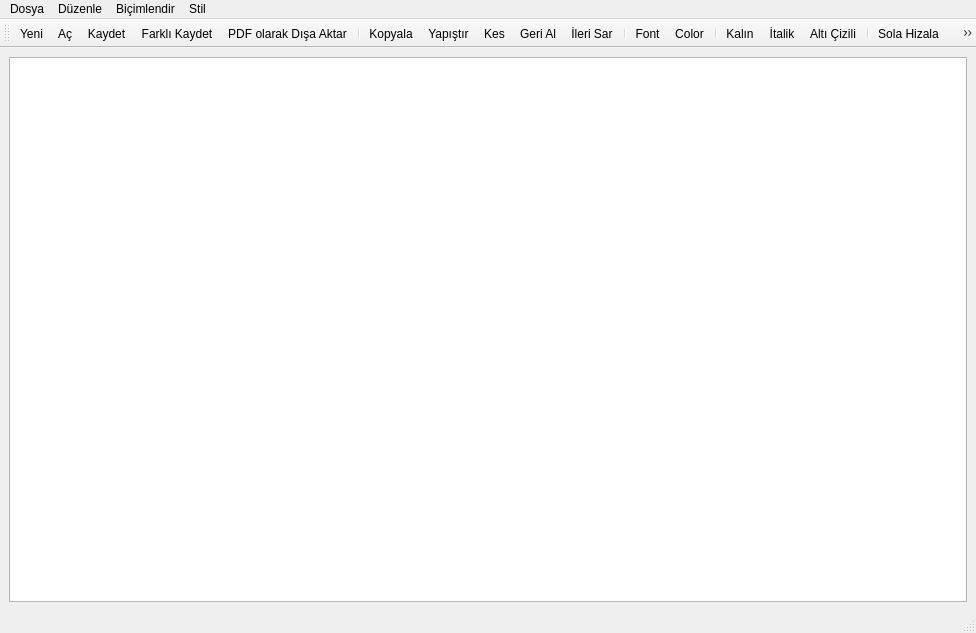
<?xml version="1.0" encoding="UTF-8"?>
<ui version="4.0">
 <class>MainWindow</class>
 <widget class="QMainWindow" name="MainWindow">
  <property name="geometry">
   <rect>
    <x>0</x>
    <y>0</y>
    <width>976</width>
    <height>633</height>
   </rect>
  </property>
  <property name="windowTitle">
   <string>MainWindow</string>
  </property>
  <widget class="QWidget" name="centralwidget">
   <layout class="QVBoxLayout" name="verticalLayout">
    <item>
     <widget class="QTextEdit" name="textEdit"/>
    </item>
   </layout>
  </widget>
  <widget class="QMenuBar" name="menubar">
   <property name="geometry">
    <rect>
     <x>0</x>
     <y>0</y>
     <width>976</width>
     <height>26</height>
    </rect>
   </property>
   <widget class="QMenu" name="menuDosya">
    <property name="title">
     <string>Dosya</string>
    </property>
    <addaction name="actionYeni"/>
    <addaction name="actionA"/>
    <addaction name="actionKaydet"/>
    <addaction name="actionFarkl_Kaydet"/>
    <addaction name="separator"/>
    <addaction name="actionPDF_D_a_AKtar"/>
    <addaction name="separator"/>
    <addaction name="action_k"/>
   </widget>
   <widget class="QMenu" name="menuD_zenle">
    <property name="title">
     <string>Düzenle</string>
    </property>
    <addaction name="actionKopyala"/>
    <addaction name="actionYap_t_r"/>
    <addaction name="actionKes"/>
    <addaction name="separator"/>
    <addaction name="actionGeri_AL"/>
    <addaction name="action_leri_Sar"/>
   </widget>
   <widget class="QMenu" name="menuBi_imlendir">
    <property name="title">
     <string>Biçimlendir</string>
    </property>
    <addaction name="actionFont"/>
    <addaction name="actionColor"/>
   </widget>
   <widget class="QMenu" name="menuStil">
    <property name="title">
     <string>Stil</string>
    </property>
    <addaction name="actionKal_n"/>
    <addaction name="action_talik"/>
    <addaction name="actionAlt_izili"/>
    <addaction name="separator"/>
    <addaction name="actionSola_Yasla"/>
    <addaction name="actionSa_a_Yasla"/>
    <addaction name="actionOrtala"/>
    <addaction name="action_ki_Yana_Yasl"/>
   </widget>
   <addaction name="menuDosya"/>
   <addaction name="menuD_zenle"/>
   <addaction name="menuBi_imlendir"/>
   <addaction name="menuStil"/>
  </widget>
  <widget class="QStatusBar" name="statusbar"/>
  <widget class="QToolBar" name="toolBar">
   <property name="windowTitle">
    <string>toolBar</string>
   </property>
   <attribute name="toolBarArea">
    <enum>TopToolBarArea</enum>
   </attribute>
   <attribute name="toolBarBreak">
    <bool>true</bool>
   </attribute>
   <addaction name="actionYeni"/>
   <addaction name="actionA"/>
   <addaction name="actionKaydet"/>
   <addaction name="actionFarkl_Kaydet"/>
   <addaction name="actionPDF_D_a_AKtar"/>
   <addaction name="separator"/>
   <addaction name="actionKopyala"/>
   <addaction name="actionYap_t_r"/>
   <addaction name="actionKes"/>
   <addaction name="actionGeri_AL"/>
   <addaction name="action_leri_Sar"/>
   <addaction name="separator"/>
   <addaction name="actionFont"/>
   <addaction name="actionColor"/>
   <addaction name="separator"/>
   <addaction name="actionKal_n"/>
   <addaction name="action_talik"/>
   <addaction name="actionAlt_izili"/>
   <addaction name="separator"/>
   <addaction name="actionSola_Yasla"/>
   <addaction name="actionOrtala"/>
   <addaction name="actionSa_a_Yasla"/>
   <addaction name="action_ki_Yana_Yasl"/>
  </widget>
  <action name="actionYeni">
   <property name="icon">
    <iconset resource="Resources/Resources.qrc">
     <normaloff>:/image/new.png</normaloff>:/image/new.png</iconset>
   </property>
   <property name="text">
    <string>Yeni</string>
   </property>
  </action>
  <action name="actionA">
   <property name="icon">
    <iconset resource="Resources/Resources.qrc">
     <normaloff>:/image/open.png</normaloff>:/image/open.png</iconset>
   </property>
   <property name="text">
    <string>Aç</string>
   </property>
  </action>
  <action name="actionKaydet">
   <property name="icon">
    <iconset resource="Resources/Resources.qrc">
     <normaloff>:/image/save.png</normaloff>:/image/save.png</iconset>
   </property>
   <property name="text">
    <string>Kaydet</string>
   </property>
  </action>
  <action name="actionFarkl_Kaydet">
   <property name="icon">
    <iconset resource="Resources/Resources.qrc">
     <normaloff>:/image/save-as.png</normaloff>:/image/save-as.png</iconset>
   </property>
   <property name="text">
    <string>Farklı Kaydet</string>
   </property>
  </action>
  <action name="actionYazd_r">
   <property name="text">
    <string>Yazdır</string>
   </property>
  </action>
  <action name="actionYazd_rma_G_r_n_m">
   <property name="text">
    <string>Yazdırma Görünümü</string>
   </property>
  </action>
  <action name="actionPDF_D_a_AKtar">
   <property name="icon">
    <iconset resource="Resources/Resources.qrc">
     <normaloff>:/image/pdf.png</normaloff>:/image/pdf.png</iconset>
   </property>
   <property name="text">
    <string>PDF olarak Dışa Aktar</string>
   </property>
  </action>
  <action name="action_k">
   <property name="icon">
    <iconset resource="Resources/Resources.qrc">
     <normaloff>:/image/exit.png</normaloff>:/image/exit.png</iconset>
   </property>
   <property name="text">
    <string>Çıkış</string>
   </property>
  </action>
  <action name="actionKopyala">
   <property name="icon">
    <iconset resource="Resources/Resources.qrc">
     <normaloff>:/image/copy.png</normaloff>:/image/copy.png</iconset>
   </property>
   <property name="text">
    <string>Kopyala</string>
   </property>
  </action>
  <action name="actionKes">
   <property name="icon">
    <iconset resource="Resources/Resources.qrc">
     <normaloff>:/image/cut.png</normaloff>:/image/cut.png</iconset>
   </property>
   <property name="text">
    <string>Kes</string>
   </property>
  </action>
  <action name="actionYap_t_r">
   <property name="icon">
    <iconset resource="Resources/Resources.qrc">
     <normaloff>:/image/paste.png</normaloff>:/image/paste.png</iconset>
   </property>
   <property name="text">
    <string>Yapıştır</string>
   </property>
  </action>
  <action name="actionGeri_AL">
   <property name="icon">
    <iconset resource="Resources/Resources.qrc">
     <normaloff>:/image/undo.png</normaloff>:/image/undo.png</iconset>
   </property>
   <property name="text">
    <string>Geri Al</string>
   </property>
  </action>
  <action name="action_leri_Sar">
   <property name="icon">
    <iconset resource="Resources/Resources.qrc">
     <normaloff>:/image/redo.png</normaloff>:/image/redo.png</iconset>
   </property>
   <property name="text">
    <string>İleri Sar</string>
   </property>
  </action>
  <action name="actionFont">
   <property name="icon">
    <iconset resource="Resources/Resources.qrc">
     <normaloff>:/image/font.png</normaloff>:/image/font.png</iconset>
   </property>
   <property name="text">
    <string>Font</string>
   </property>
  </action>
  <action name="actionColor">
   <property name="icon">
    <iconset resource="Resources/Resources.qrc">
     <normaloff>:/image/color.png</normaloff>:/image/color.png</iconset>
   </property>
   <property name="text">
    <string>Color</string>
   </property>
  </action>
  <action name="actionKal_n">
   <property name="icon">
    <iconset resource="Resources/Resources.qrc">
     <normaloff>:/image/bold.png</normaloff>:/image/bold.png</iconset>
   </property>
   <property name="text">
    <string>Kalın</string>
   </property>
  </action>
  <action name="action_talik">
   <property name="icon">
    <iconset resource="Resources/Resources.qrc">
     <normaloff>:/image/italic.png</normaloff>:/image/italic.png</iconset>
   </property>
   <property name="text">
    <string>İtalik</string>
   </property>
  </action>
  <action name="actionAlt_izili">
   <property name="icon">
    <iconset resource="Resources/Resources.qrc">
     <normaloff>:/image/underline.png</normaloff>:/image/underline.png</iconset>
   </property>
   <property name="text">
    <string>Altı Çizili</string>
   </property>
  </action>
  <action name="actionSola_Yasla">
   <property name="icon">
    <iconset resource="Resources/Resources.qrc">
     <normaloff>:/image/left.png</normaloff>:/image/left.png</iconset>
   </property>
   <property name="text">
    <string>Sola Hizala</string>
   </property>
  </action>
  <action name="actionSa_a_Yasla">
   <property name="icon">
    <iconset resource="Resources/Resources.qrc">
     <normaloff>:/image/right.png</normaloff>:/image/right.png</iconset>
   </property>
   <property name="text">
    <string>Sağa Hizala</string>
   </property>
  </action>
  <action name="actionOrtala">
   <property name="icon">
    <iconset resource="Resources/Resources.qrc">
     <normaloff>:/image/center.png</normaloff>:/image/center.png</iconset>
   </property>
   <property name="text">
    <string>Ortala</string>
   </property>
  </action>
  <action name="action_ki_Yana_Yasl">
   <property name="icon">
    <iconset resource="Resources/Resources.qrc">
     <normaloff>:/image/justify.png</normaloff>:/image/justify.png</iconset>
   </property>
   <property name="text">
    <string>Yasla</string>
   </property>
  </action>
  <action name="actionSaat">
   <property name="text">
    <string>Saat</string>
   </property>
  </action>
  <action name="actionTarih">
   <property name="text">
    <string>Tarih</string>
   </property>
  </action>
  <action name="actionMetin_Vurgula">
   <property name="text">
    <string>Metin Vurgula</string>
   </property>
  </action>
  <action name="actionHakk_nda">
   <property name="text">
    <string>Hakkında</string>
   </property>
  </action>
  <action name="actionQt_Hakk_nda">
   <property name="text">
    <string>Qt Hakkında</string>
   </property>
  </action>
 </widget>
 <resources>
  <include location="Resources/Resources.qrc"/>
 </resources>
 <connections/>
</ui>
